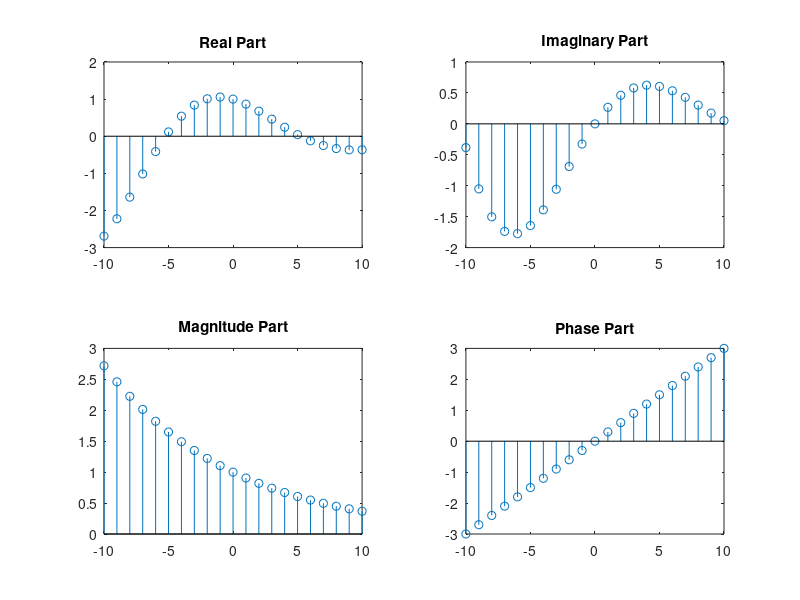

Reproduce this figure in MATLAB.
%%%%%%%%%%%%%%%%%%%%%%%%%%%%%                 MATLAB LAB PRACTICE 6                 %%%%%%%%%%%%%%%%%%%%%%%%%%%%%

%% Complex-Valued Signal

a = -3 + 4j;
rl = real(a);
im = imag(a);
ab = abs(a);
ang = (180/pi)*angle(a);

% Example: x(n) = e^(-0.1 + j0.3)n  ;  -10< n < 10
n = [-10:1:10];
alpha = -0.1 + 0.3j;
x = exp(alpha*n);

figure,
subplot(2,2,1);
stem(n,real(x)), title('Real Part');

subplot(2,2,2);
stem(n,imag(x)), title('Imaginary Part');

subplot(2,2,3);
stem(n,abs(x)), title('Magnitude Part');

subplot(2,2,4);
stem(n,angle(x)), title('Phase Part');

%% Sample Summation
% It adds alll sample values of x(n) between n1 and n2

x = [10 10 10 10 10];
y = sum(x(:));

% a different approach
y = 0;
for n = 1:length(x)
    y = y + x(n);
end

%% Sample Summation
% It multiplies alll sample values of x(n) between n1 and n2
y = prod(x);


%% Signal Energy
% Example: if -4 <= n <= 4 cos(πn) otherwise 0, find the signal of this function
n = [-4:4];
x = sqrt(abs(cos(pi*n)));
result = sum(x(:))

